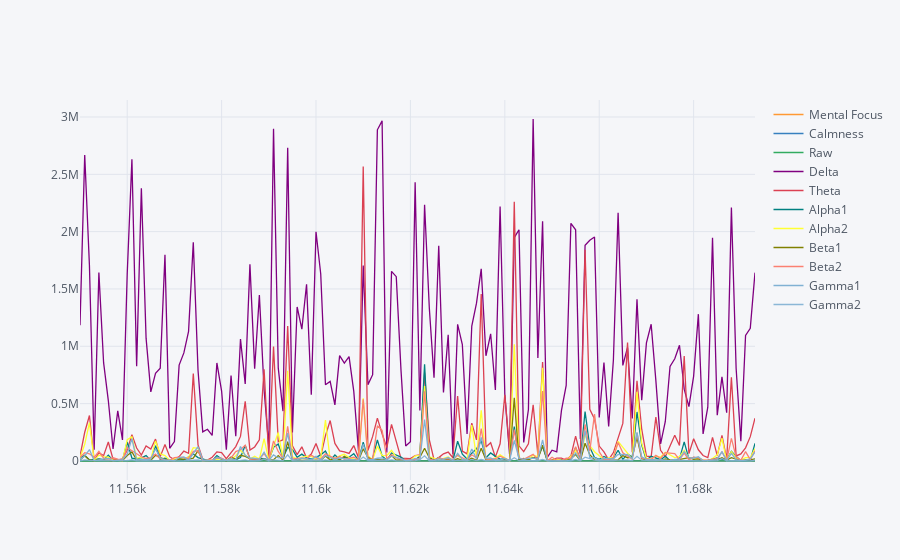

Notebook code cell kept with this figure:
### Markdown cell above
#### In general in the data a mental focus value of between 50-60 occurs with a familar topic with calmness sitting between 40-50 However, the study was posed in a way to prevent learning by starting half way though a confusing topic, often leading to the subjects zoning out (losing focus and spiking brainwaves associated with sleep/rest and calmness)

### Code cell
data1[brainwaves].iplot()
plt.show()

### Figure 1 — Plotly figure (JSON) as saved in the notebook; plotly's stock layout.template omitted (floating-point values rounded to 4 significant figures; data arrays with more than 128 entries replaced by an {"elided": "..."} marker saying what was removed)
{"data": [{"line": {"color": "rgba(255, 153, 51, 1.0)", "dash": "solid", "shape": "linear", "width": 1.3}, "mode": "lines", "name": "Mental Focus", "text": "", "type": "scatter", "x": {"elided": "144 int values"}, "y": {"elided": "144 int values"}}, {"line": {"color": "rgba(55, 128, 191, 1.0)", "dash": "solid", "shape": "linear", "width": 1.3}, "mode": "lines", "name": "Calmness", "text": "", "type": "scatter", "x": {"elided": "144 int values"}, "y": {"elided": "144 int values"}}, {"line": {"color": "rgba(50, 171, 96, 1.0)", "dash": "solid", "shape": "linear", "width": 1.3}, "mode": "lines", "name": "Raw", "text": "", "type": "scatter", "x": {"elided": "144 int values"}, "y": {"elided": "144 int values"}}, {"line": {"color": "rgba(128, 0, 128, 1.0)", "dash": "solid", "shape": "linear", "width": 1.3}, "mode": "lines", "name": "Delta", "text": "", "type": "scatter", "x": {"elided": "144 int values"}, "y": {"elided": "144 int values"}}, {"line": {"color": "rgba(219, 64, 82, 1.0)", "dash": "solid", "shape": "linear", "width": 1.3}, "mode": "lines", "name": "Theta", "text": "", "type": "scatter", "x": {"elided": "144 int values"}, "y": {"elided": "144 int values"}}, {"line": {"color": "rgba(0, 128, 128, 1.0)", "dash": "solid", "shape": "linear", "width": 1.3}, "mode": "lines", "name": "Alpha1", "text": "", "type": "scatter", "x": {"elided": "144 int values"}, "y": {"elided": "144 int values"}}, {"line": {"color": "rgba(255, 255, 51, 1.0)", "dash": "solid", "shape": "linear", "width": 1.3}, "mode": "lines", "name": "Alpha2", "text": "", "type": "scatter", "x": {"elided": "144 int values"}, "y": {"elided": "144 int values"}}, {"line": {"color": "rgba(128, 128, 0, 1.0)", "dash": "solid", "shape": "linear", "width": 1.3}, "mode": "lines", "name": "Beta1", "text": "", "type": "scatter", "x": {"elided": "144 int values"}, "y": {"elided": "144 int values"}}, {"line": {"color": "rgba(251, 128, 114, 1.0)", "dash": "solid", "shape": "linear", "width": 1.3}, "mode": "lines", "name": "Beta2", "text": "", "type": "scatter", "x": {"elided": "144 int values"}, "y": {"elided": "144 int values"}}, {"line": {"color": "rgba(128, 177, 211, 1.0)", "dash": "solid", "shape": "linear", "width": 1.3}, "mode": "lines", "name": "Gamma1", "text": "", "type": "scatter", "x": {"elided": "144 int values"}, "y": {"elided": "144 int values"}}, {"line": {"color": "rgba(128, 177, 211, 0.8999999999999999)", "dash": "solid", "shape": "linear", "width": 1.3}, "mode": "lines", "name": "Gamma2", "text": "", "type": "scatter", "x": {"elided": "144 int values"}, "y": {"elided": "144 int values"}}], "layout": {"legend": {"bgcolor": "#F5F6F9", "font": {"color": "#4D5663"}}, "paper_bgcolor": "#F5F6F9", "plot_bgcolor": "#F5F6F9", "title": {"font": {"color": "#4D5663"}}, "xaxis": {"gridcolor": "#E1E5ED", "showgrid": true, "tickfont": {"color": "#4D5663"}, "title": {"font": {"color": "#4D5663"}, "text": ""}, "zerolinecolor": "#E1E5ED"}, "yaxis": {"gridcolor": "#E1E5ED", "showgrid": true, "tickfont": {"color": "#4D5663"}, "title": {"font": {"color": "#4D5663"}, "text": ""}, "zerolinecolor": "#E1E5ED"}}}
